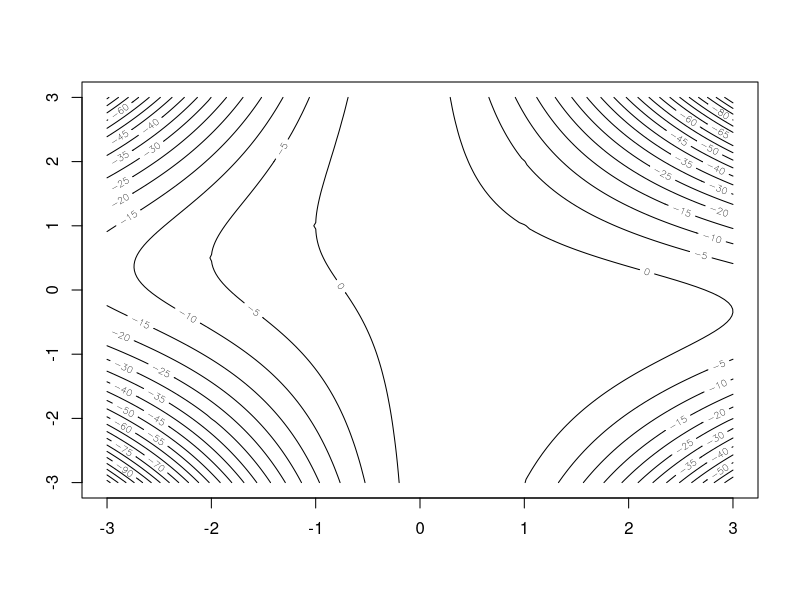

Write R code to recreate this figure.
# function g to be maximized
g <- function(x,y) {
  return(-x^2 - x^2 * y^2 - 2 * x * y + 2 * x + 2)
}

# partial derivative x for function g
deriv_x <- function(x, y) {
  return(-2 * x - 2 * x * y^2 - 2 * y + 2)
}

# partial derivative y for function g
deriv_y <- function(x, y) {
  return(-2 * x^2 * y - 2 * x)
}

# gradient for function g
gradient <- function (x, y) {
  return(c(deriv_x(x,y), deriv_y(x,y)))
}

# second partial derivative x for function g
deriv_x_11 <- function(x, y) {
  return(-2 - 2 * y^2)
}

# second partial derivative x/y for function g
deriv_x_12 <- function(x, y) {
  return(-4 * x * y - 2)
}

# second partial derivative y for function g
deriv_y_22 <- function(x, y) {
  return(-2 * x^2)
}

# hessian matrix for function g
hessian_g <- function(x, y) {
  return(matrix(c(deriv_x_11(x,y), deriv_x_12(x,y), deriv_x_12(x,y), deriv_y_22(x,y)), nrow = 2, ncol = 2))
}

# produce a contour plot
xgrid <- seq(-3,3, by=0.05)
ygrid <- seq(-3,3, by=0.05)
length_x <- length(xgrid)
length_y <- length(ygrid)
dxy <- length_x * length_y
gxy <- matrix(rep(NA,dxy), nrow = length_x)
for ( i in 1:length_x) {
  for ( j in 1:length_y) {
    gxy[i, j] <- g(xgrid[i], ygrid[j])
  }
}

mgxy <- matrix(gxy, nrow = length_x, ncol = length_y)
contour(xgrid, ygrid, mgxy, nlevels=40)

# newton function
newton_g <- function(x,y, eps=0.0001) {
  xt <- c(x,y)
  xt1 <- c(x,y) + 2

  while( t(xt -xt1) %*% (xt -xt1) > eps) {
    xt1 <- xt
    xt <- xt1 - solve(hessian_g(xt1[1] , xt1[2])) %*% gradient(xt1[1],xt1[2])
  }
  return(xt)
}

# check definiteness of a hessian matrix
check_definiteness <- function(matrix) {
  eigenvalues <- eigen(matrix)$values
  if (all(eigenvalues > 0)) {
    cat("This Hessian Matrix is positive definite.\n")
  } else if (all(eigenvalues < 0)) {
    cat("This Hessian Matrix is negative definite.\n")
  } else {
    cat("This Hessian Matrix is neither positive nor negative definite.\n")
  }
}

# using different starting points for newton method
cat("========================================================")
converges_point1 <- newton_g(2,0)
cat("1) using starting points: (x,y) =(2,0), the newton method coverges to point: \n")
converges_point1

grad_point1 <- gradient(converges_point1[1],converges_point1[2])
cat("the corresponding gradient is: \n")
grad_point1

hessian_point1 <- hessian_g(converges_point1[1],converges_point1[2])
cat("the corresponding hessian matrix is: \n")
hessian_point1

check_definiteness(hessian_point1)

cat("========================================================")

converges_point2 <- newton_g(-1,-2)
cat("2) using starting points: (x,y) =(-1,-2) \n")
converges_point2

grad_point2 <- gradient(converges_point2[1],converges_point2[2])
cat("the corresponding gradient is: \n")
grad_point2

hessian_point2 <- hessian_g(converges_point2[1],converges_point2[2])
cat("the corresponding hessian matrix is: \n")
hessian_point2

check_definiteness(hessian_point2)

cat("========================================================")

converges_point3 <- newton_g(0,1)
cat("3) using starting points: (x,y) =(0,1) \n")
converges_point3

grad_point3 <- gradient(converges_point3[1],converges_point3[2])
cat("the corresponding gradient is: \n")
grad_point3

hessian_point3 <- hessian_g(converges_point3[1],converges_point3[2])
cat("the corresponding hessian matrix is: \n")
hessian_point3

check_definiteness(hessian_point3)

cat("========================================================")

converges_point4 <- newton_g(1,-1)
cat("4) using starting points: (x,y) =(1,-1) \n")
converges_point4

grad_point4 <- gradient(converges_point4[1],converges_point4[2])
cat("the corresponding gradient is: \n")
grad_point4

hessian_point4 <- hessian_g(converges_point4[1],converges_point4[2])
cat("the corresponding hessian matrix is: \n")
hessian_point4

check_definiteness(hessian_point4)


# Steepest ascent algorithm for g function
steepest_ascent_g <- function(x, y, tol=1e-5, alpha0=1) {
  xt <- c(x,y)
  conv <- 999
  while (conv > tol) {
    alpha <- alpha0
    xt1 <- xt
    xt <- xt1 + alpha * gradient(xt1[1],xt1[2])
    while (g(xt[1],xt[2]) < g(xt1[1],xt1[2])) {
      alpha <- alpha/2
      xt <- xt1 + alpha * gradient(xt1[1],xt1[2])
    }
    conv <- sum((xt - xt1) * (xt - xt1))
  }
  return(xt)
}

cat("1) using starting points: (x,y) =(2,0), the steepest ascent method coverges to point: \n")
steepest_ascent_g(2,0)
cat("2) using starting points: (x,y) =(-1,-2), the steepest ascent method coverges to point: \n")
steepest_ascent_g(-1,-2)
cat("3) using starting points: (x,y) =(0,1), the steepest ascent method coverges to point: \n")
steepest_ascent_g(0,1)
cat("4) using starting points: (x,y) =(1,-1), the steepest ascent method coverges to point: \n")
steepest_ascent_g(1,-1)
